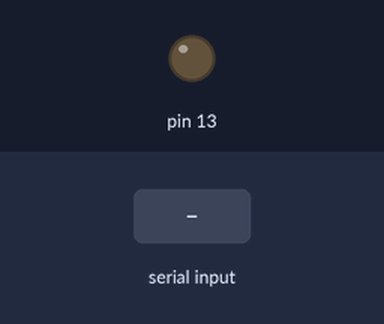
Simulated run of this sketch. Board: Arduino Uno, built with avr-gcc and run on an emulated ATmega328P. Shown: output pins drawn as LEDs (lit = HIGH). Inputs (shaded band) come from the test bench.

Above: at 1.2 s.
1.3 s: "1\n" received over Serial
At 2.1 s:
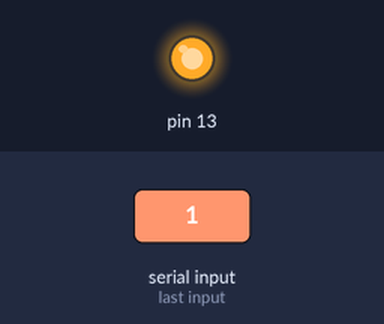
Timing chart, 0 to 4.3 s (numbered marks = the images above; inputs shaded):
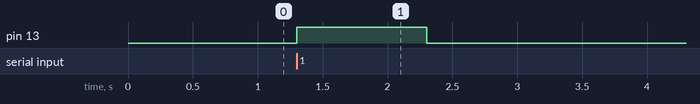

Measured:
- after the input at 1.3 s, pin 13: LOW → HIGH at once, → LOW 1.0 s later

The sketch:

Blink_SerialMonCtrl.ino
```cpp
void setup() {
  // initialize digital pin LED_BUILTIN as an output.
  pinMode(13, OUTPUT);
  Serial.begin(9600);
}

void loop() {
  // put your main code here, to run repeatedly:
  if (Serial.available()){
    int usr_input = Serial.parseInt();
    if (usr_input == 1){
      digitalWrite(13, HIGH);
    }
    if (usr_input == 0){
      digitalWrite(13, LOW);
    }
  }
}
```

Fibonacci.c
```cpp
#include <stdio.h>

int main(void) {
  int x = 0;
  int y = 1;
  int n;
  int c = 2;
  printf("%i", x);
  printf("%i", y);
  while (c <= 6){
    n = x + y;
    x = y;
    y = n;
    printf("%i", y);
    c += 1;
  }
}
```
